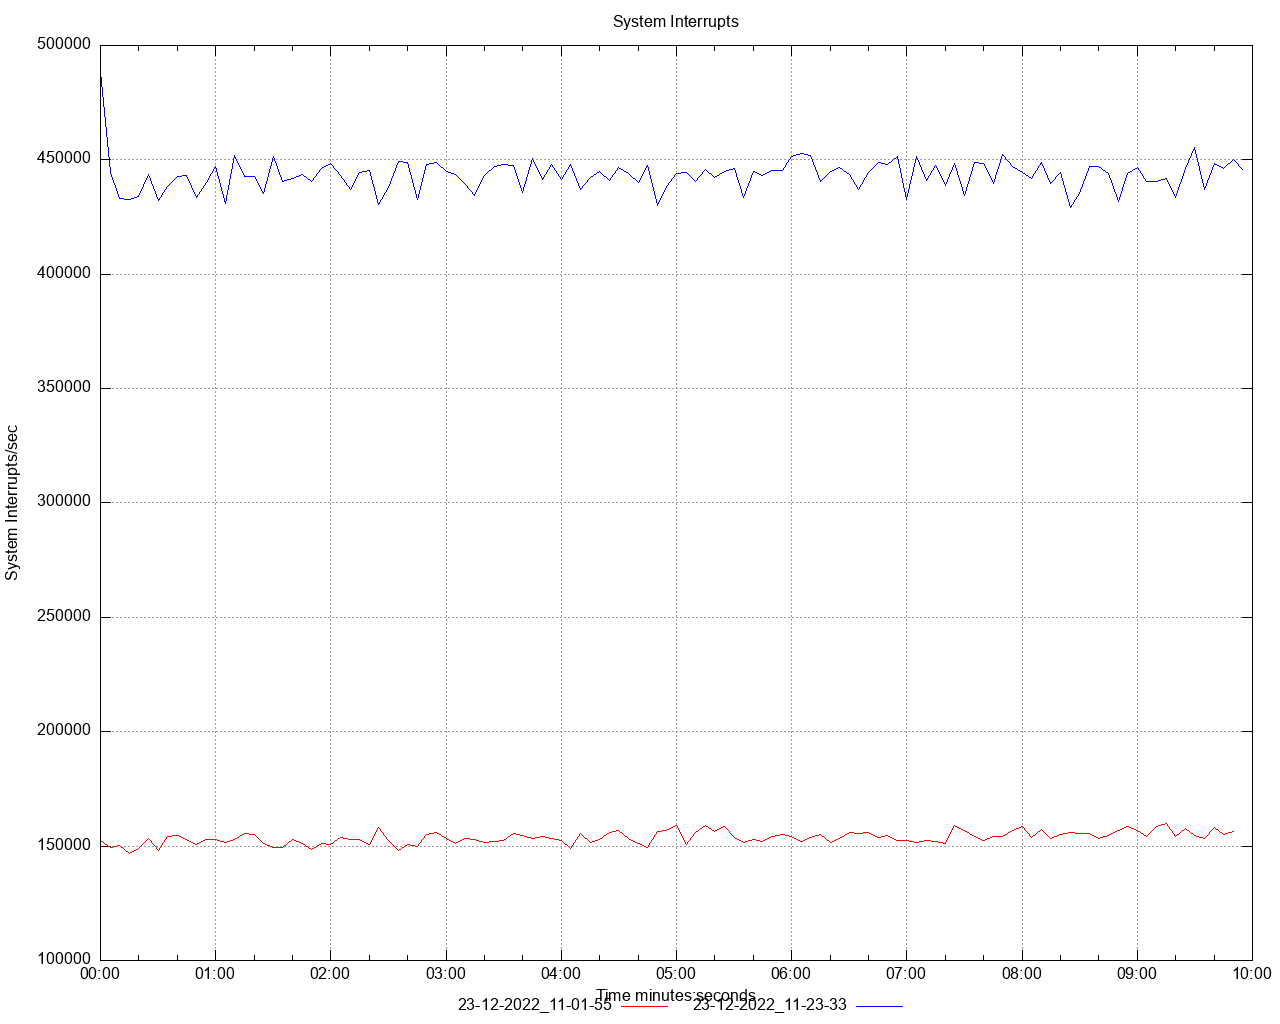

gnuplot code for this plot:
set title 'System Interrupts' noenhanced
set style data lines
set datafile separator ","
set terminal png size 1280,1024
set grid
set key below
set xdata time
set timefmt "%s"
offset = 0
t0(x)=(offset=($0==0) ? x : offset, x - offset)
set xlabel 'Time minutes:seconds'
set ylabel 'System Interrupts/sec'
set output '/Users/ahmet.mircik/Workspace/python/hazelcast-simulator/offload-benchmarks/report/dstat/system_interrupts_A1.png'
plot \
   '/Users/ahmet.mircik/Workspace/python/hazelcast-simulator/offload-benchmarks/report/data/system_interrupts_A1_1.data' using (t0(timecolumn(1))):2 title "23-12-2022_11-01-55" noenhanced lt rgb "red", \
   '/Users/ahmet.mircik/Workspace/python/hazelcast-simulator/offload-benchmarks/report/data/system_interrupts_A1_2.data' using (t0(timecolumn(1))):2 title "23-12-2022_11-23-33" noenhanced lt rgb "blue", \
